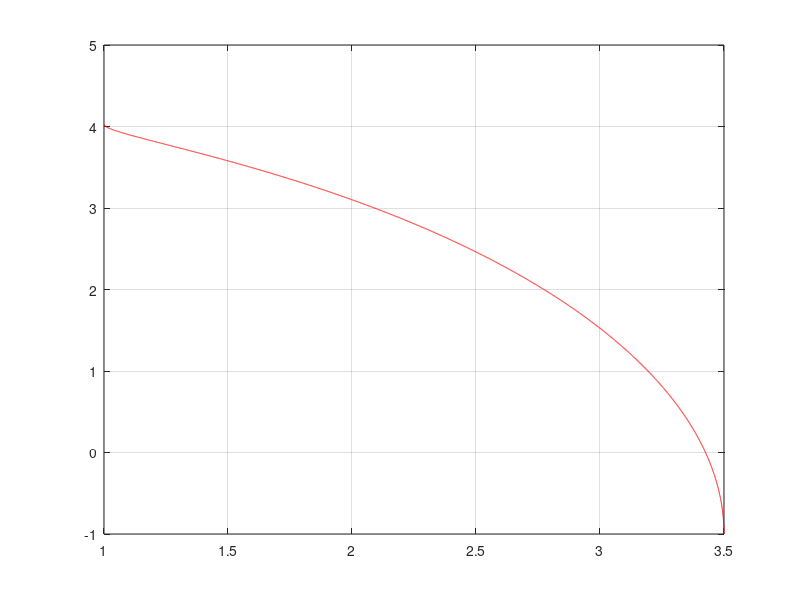

Recreate this plot in MATLAB.
% analytique TE guide symetrique

function lst_neff=modes_TE_anal_Q4_v2
clc
clear all
close all

um=1;
lambda = 1*um;
global a;
a = 0.3*um;
global n;
n = 3.5;

global k0;
k0=2*pi/lambda;

neff=linspace(1, n, 10000);
fneff = f(neff);
plot(neff, fneff/pi, 'r');
grid on

m=0;
lst_neff=[]
for m=0:10
    fun = @(neff) f(neff)-m*pi;
    try
    sol=fzero(fun, [1, n]);
    lst_neff=[lst_neff sol];
    catch me
        break
    end
end
end

function [res]=f(neff)
global a
global k0
global n
res=2*k0*a*sqrt(n^2-neff.^2)-2*atan(sqrt((neff.^2-1)./(n^2-neff.^2)));
end
